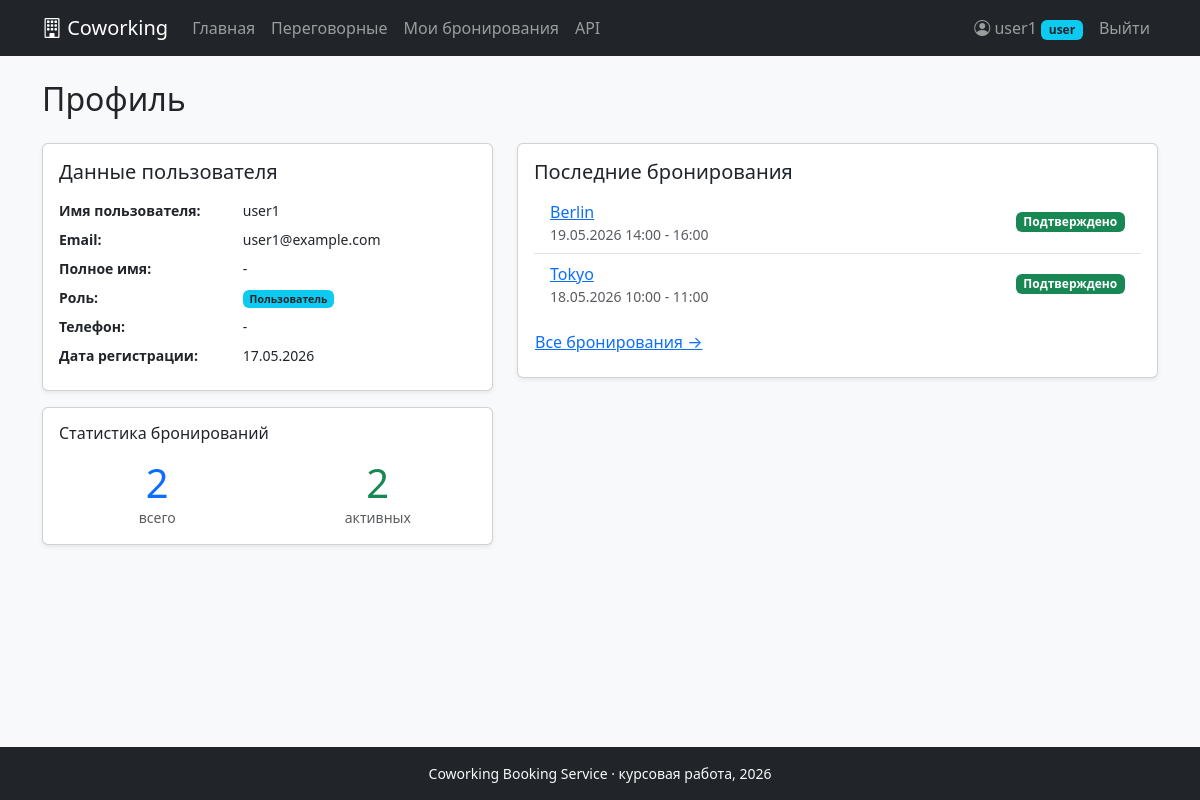
Screenshot of /profile/ (signed in) with the database file from the repository.
### users/models.py (models this page shows, shortened)
class Profile(models.Model):
    ROLE_USER = 'user'
    ROLE_MANAGER = 'manager'
    ROLE_ADMIN = 'admin'
    ROLE_CHOICES = [
        (ROLE_USER, 'Пользователь'),
        (ROLE_MANAGER, 'Менеджер'),
        (ROLE_ADMIN, 'Администратор'),
    ]
    user = models.OneToOneField(
        settings.AUTH_USER_MODEL,
        on_delete=models.CASCADE,
        related_name='profile',
        verbose_name='Пользователь',
    )
    role = models.CharField(
        max_length=20,
        choices=ROLE_CHOICES,
        default=ROLE_USER,
        verbose_name='Роль',
    )
    phone = models.CharField(
        max_length=32,
        blank=True,
        default='',
        verbose_name='Телефон',
    )
    created_at = models.DateTimeField(auto_now_add=True, verbose_name='Создан')
    class Meta:
        verbose_name = 'Профиль'
        verbose_name_plural = 'Профили'
    @property
    def is_manager(self) -> bool:
        return self.role in (self.ROLE_MANAGER, self.ROLE_ADMIN)

### rooms/models.py (models this page shows, shortened)
class Booking(models.Model):
    STATUS_PENDING = 'pending'
    STATUS_CONFIRMED = 'confirmed'
    STATUS_CANCELLED = 'cancelled'
    STATUS_CHOICES = [
        (STATUS_PENDING, 'Ожидает'),
        (STATUS_CONFIRMED, 'Подтверждено'),
        (STATUS_CANCELLED, 'Отменено'),
    ]
    user = models.ForeignKey(
        settings.AUTH_USER_MODEL,
        on_delete=models.CASCADE,
        related_name='bookings',
        verbose_name='Пользователь',
    )
    room = models.ForeignKey(
        Room,
        on_delete=models.CASCADE,
        related_name='bookings',
        verbose_name='Переговорная',
    )
    start_time = models.DateTimeField(verbose_name='Начало')
    end_time = models.DateTimeField(verbose_name='Окончание')
    status = models.CharField(
        max_length=20,
        choices=STATUS_CHOICES,
        default=STATUS_PENDING,
        verbose_name='Статус',
    )
    created_at = models.DateTimeField(auto_now_add=True, verbose_name='Создано')
    class Meta:
        verbose_name = 'Бронирование'
        verbose_name_plural = 'Бронирования'
        ordering = ['-start_time']

class Room(models.Model):
    title = models.CharField(max_length=100, verbose_name='Название')
    description = models.TextField(blank=True, verbose_name='Описание')
    capacity = models.PositiveIntegerField(verbose_name='Вместимость')
    location = models.CharField(
        max_length=255,
        blank=True,
        default='',
        verbose_name='Локация',
    )
    price_per_hour = models.DecimalField(
        max_digits=10,
        decimal_places=2,
        default=0,
        verbose_name='Цена за час',
    )
    is_active = models.BooleanField(default=True, verbose_name='Активна')
    image = models.ImageField(
        upload_to='rooms/',
        blank=True,
        null=True,
        verbose_name='Изображение',
    )
    created_at = models.DateTimeField(auto_now_add=True, verbose_name='Создана')
    class Meta:
        verbose_name = 'Переговорная'
        verbose_name_plural = 'Переговорные'
        ordering = ['-created_at']

### users/views.py (the view)
# urls.py: path('', profile_view, name='profile'),
@login_required
def profile_view(request):
    logger.info(
        "Profile page requested",
        extra={
            "path": request.path,
            "method": request.method,
            "status_code": 200,
        },
    )
    bookings_qs = request.user.bookings.select_related('room')
    recent_bookings = bookings_qs.order_by('-start_time')[:5]
    return render(request, 'users/profile.html', {
        'recent_bookings': recent_bookings,
        'bookings_total': bookings_qs.count(),
        'bookings_active': bookings_qs.exclude(status='cancelled').count(),
    })

### templates/users/profile.html (shortened to what this page needs)
{% extends 'base.html' %}
{% block content %}
<h1 class="h2 mb-4">Профиль</h1>
<div class="row g-4">
    <div class="col-md-5">
        <div class="card shadow-sm">
            <div class="card-body">
                <h2 class="h5 mb-3">Данные пользователя</h2>
                <dl class="row mb-0 small">
                    <dt class="col-sm-5">Имя пользователя:</dt>
                    <dd class="col-sm-7">{{ user.username }}</dd>
                    <dt class="col-sm-5">Email:</dt>
                    <dd class="col-sm-7">{{ user.email|default:'-' }}</dd>
                    <dt class="col-sm-5">Полное имя:</dt>
                    <dd class="col-sm-7">{{ user.get_full_name|default:'-' }}</dd>
                    <dt class="col-sm-5">Роль:</dt>
                    <dd class="col-sm-7">
                        {% if user.profile.role == 'admin' %}
                            <span class="badge bg-danger">{{ user.profile.get_role_display }}</span>
                        {% elif user.profile.role == 'manager' %}
                            <span class="badge bg-warning text-dark">{{ user.profile.get_role_display }}</span>
                        {% else %}
                            <span class="badge bg-info text-dark">{{ user.profile.get_role_display }}</span>
                        {% endif %}
                    </dd>
                    <dt class="col-sm-5">Телефон:</dt>
                    <dd class="col-sm-7">{{ user.profile.phone|default:'-' }}</dd>
                    <dt class="col-sm-5">Дата регистрации:</dt>
                    <dd class="col-sm-7">{{ user.date_joined|date:'d.m.Y' }}</dd>
                </dl>
            </div>
        </div>
        <div class="card shadow-sm mt-3">
            <div class="card-body">
                <h2 class="h6 mb-3">Статистика бронирований</h2>
                <div class="row text-center">
                    <div class="col">
                        <div class="display-6 text-primary">{{ bookings_total }}</div>
                        <div class="text-muted small">всего</div>
                    </div>
                    <div class="col">
                        <div class="display-6 text-success">{{ bookings_active }}</div>
                        <div class="text-muted small">активных</div>
                    </div>
                </div>
            </div>
        </div>
    </div>
    <div class="col-md-7">
        <div class="card shadow-sm">
            <div class="card-body">
                <h2 class="h5">Последние бронирования</h2>
                {% if recent_bookings %}
                    <ul class="list-group list-group-flush">
                        {% for booking in recent_bookings %}
                            <li class="list-group-item d-flex justify-content-between align-items-center">
                                <div>
                                    <a href="{% url 'room_detail' booking.room.pk %}">{{ booking.room.title }}</a>
                                    <div class="small text-muted">
                                        {{ booking.start_time|date:'d.m.Y H:i' }} - {{ booking.end_time|date:'H:i' }}
                                    </div>
                                </div>
                                {% if booking.status == 'confirmed' %}
                                    <span class="badge bg-success">{{ booking.get_status_display }}</span>
                                {% elif booking.status == 'pending' %}
                                    <span class="badge bg-warning text-dark">{{ booking.get_status_display }}</span>
                                {% else %}
                                    <span class="badge bg-secondary">{{ booking.get_status_display }}</span>
                                {% endif %}
                            </li>
                        {% endfor %}
                    </ul>
                    <a href="{% url 'my_bookings' %}" class="btn btn-link mt-2 ps-0">Все бронирования →</a>
                {% else %}
                    <p class="text-muted mb-0">У вас пока нет бронирований.</p>
                    <a href="{% url 'room_list' %}" class="btn btn-primary mt-3">
                        <i class="bi bi-search"></i> Выбрать переговорную
                    </a>
                {% endif %}
            </div>
        </div>
    </div>
</div>
{% endblock %}

### templates/base.html (shortened to what this page needs)
{% load static %}
<!DOCTYPE html>
<html lang="ru">
<head>
    <link href="https://cdn.jsdelivr.net/npm/bootstrap@5.3.3/dist/css/bootstrap.min.css" rel="stylesheet">
    <link href="https://cdn.jsdelivr.net/npm/bootstrap-icons@1.11.3/font/bootstrap-icons.css" rel="stylesheet">
</head>
<body class="d-flex flex-column min-vh-100 bg-light">
<nav class="navbar navbar-expand-lg navbar-dark bg-dark">
    <div class="container">
        <a class="navbar-brand" href="{% url 'home' %}">
            <i class="bi bi-building"></i> Coworking
        </a>
        <div class="collapse navbar-collapse" id="nav">
            <ul class="navbar-nav me-auto">
                <li class="nav-item">
                    <a class="nav-link" href="{% url 'home' %}">Главная</a>
                </li>
                <li class="nav-item">
                    <a class="nav-link" href="{% url 'room_list' %}">Переговорные</a>
                </li>
                {% if user.is_authenticated %}
                    <li class="nav-item">
                        <a class="nav-link" href="{% url 'my_bookings' %}">Мои бронирования</a>
                    </li>
                {% endif %}
                <li class="nav-item">
                    <a class="nav-link" href="/api/docs/">API</a>
                </li>
            </ul>
            <ul class="navbar-nav">
                {% if user.is_authenticated %}
                    <li class="nav-item">
                        <a class="nav-link" href="{% url 'profile' %}">
                            <i class="bi bi-person-circle"></i> {{ user.username }}
                            {% if user.profile.role == 'admin' %}
                                <span class="badge bg-danger">admin</span>
                            {% elif user.profile.role == 'manager' %}
                                <span class="badge bg-warning text-dark">manager</span>
                            {% else %}
                                <span class="badge bg-info text-dark">user</span>
                            {% endif %}
                        </a>
                    </li>
                    <li class="nav-item">
                        <form method="post" action="{% url 'logout' %}" class="d-inline">
                            <button type="submit" class="btn btn-link nav-link">Выйти</button>
                        </form>
                    </li>
                {% endif %}
            </ul>
        </div>
    </div>
</nav>
<main class="container py-4 flex-grow-1">
    {% block content %}{% endblock %}
</main>
<footer class="bg-dark text-light py-3 mt-auto">
    <div class="container text-center small">
        <span>Coworking Booking Service &middot; курсовая работа, 2026</span>
    </div>
</footer>
</body>
</html>

### rows the page displays
Booking: room "Berlin", start_time "19.05.2026 14:00", end_time "16:00", status "Подтверждено"
Booking: room "Tokyo", start_time "18.05.2026 10:00", end_time "11:00", status "Подтверждено"

### other values shown
{{ user.username }} "user1"
{{ user.email|default:'-' }} "user1@example.com"
{{ user.get_full_name|default:'-' }} "-"
{{ user.profile.get_role_display }} "Пользователь"
{{ user.profile.phone|default:'-' }} "-"
{{ user.date_joined|date:'d.m.Y' }} "17.05.2026"
{{ bookings_total }} "2"
{{ bookings_active }} "2"
